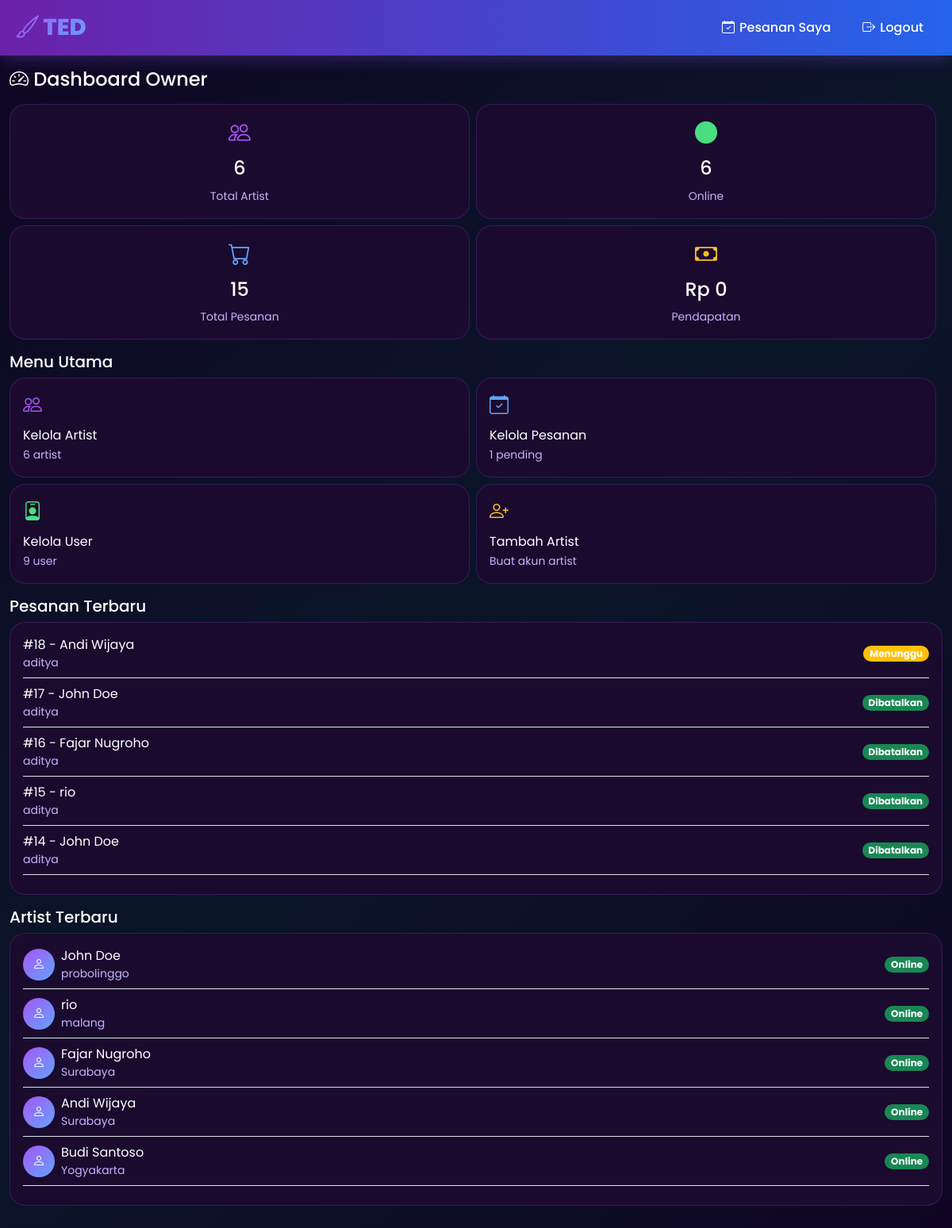
/owner/app/ (signed in), run on an earlier commit of the app's database.
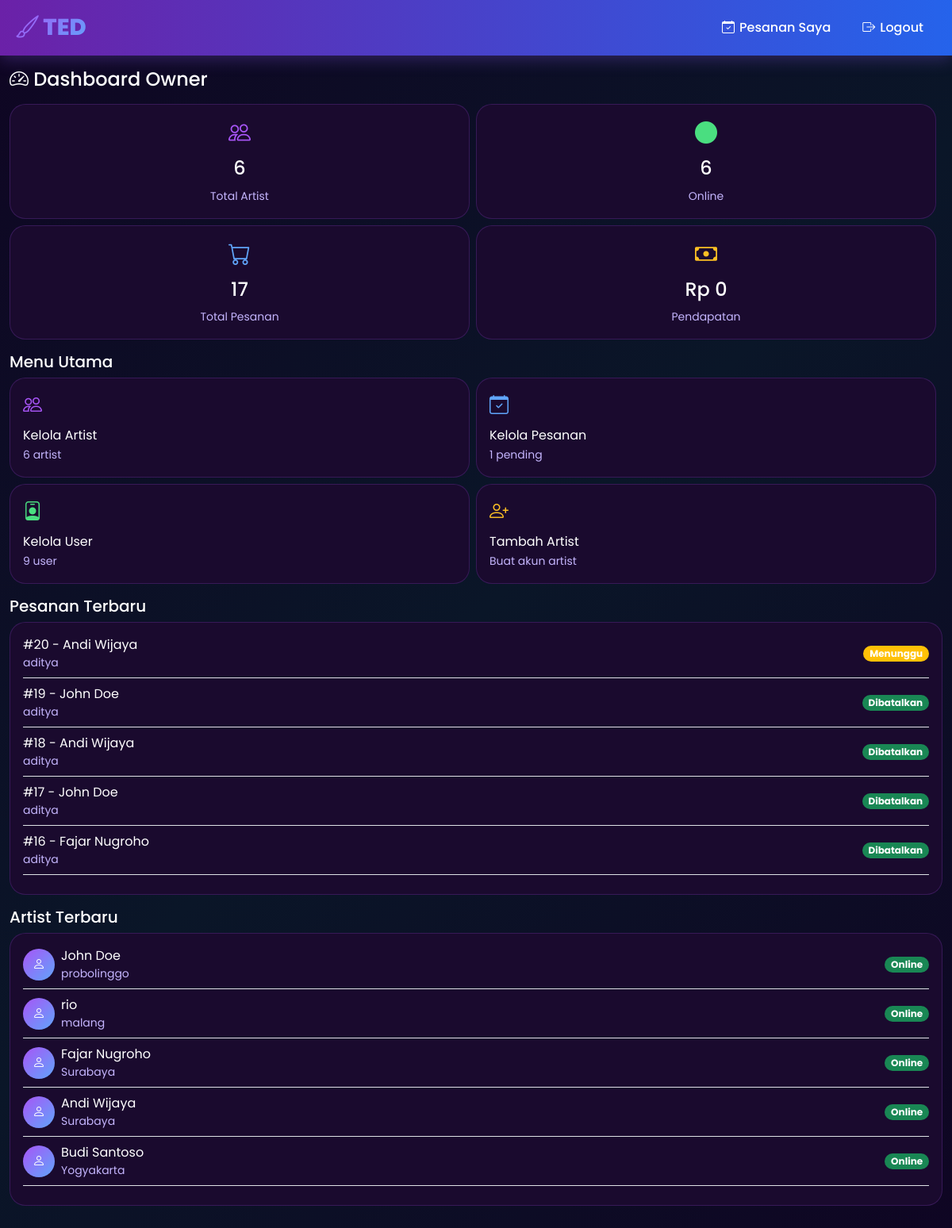
And on a later commit of the database.
### tedapp/models.py (models this page shows, shortened)
class Booking(models.Model):
    STATUS_CHOICES = [
        ('pending', 'Menunggu'),
        ('confirmed', 'Dikonfirmasi'),
        ('on_the_way', 'Dalam Perjalanan'),
        ('arrived', 'Tiba'),
        ('started', 'Sedang Dikerjakan'),
        ('completed', 'Selesai'),
        ('cancelled', 'Dibatalkan'),
    ]
    SERVICE_TYPE_CHOICES = [
        ('studio', 'Ke Studio'),
        ('home', 'Ke Rumah'),
    ]
    PAYMENT_METHOD_CHOICES = [
        ('cash', 'Tunai'),
        ('gopay', 'GoPay'),
        ('ovo', 'OVO'),
        ('dana', 'DANA'),
        ('shopeepay', 'ShopeePay'),
        ('transfer', 'Transfer Bank'),
    ]
    PAYMENT_STATUS_CHOICES = [
        ('pending', 'Menunggu'),
        ('paid', 'Lunas'),
        ('failed', 'Gagal'),
    ]
    user = models.ForeignKey(User, on_delete=models.CASCADE, related_name='bookings')
    artist = models.ForeignKey(Artist, on_delete=models.CASCADE, related_name='bookings')
    service = models.ForeignKey(Service, on_delete=models.CASCADE, related_name='bookings')
    service_type = models.CharField(max_length=10, choices=SERVICE_TYPE_CHOICES)
    payment_method = models.CharField(max_length=20, choices=PAYMENT_METHOD_CHOICES, default='cash')
    payment_status = models.CharField(max_length=20, choices=PAYMENT_STATUS_CHOICES, default='pending')
    booking_date = models.DateField()
    booking_time = models.TimeField()
    address = models.TextField()
    city = models.CharField(max_length=100)
    user_latitude = models.DecimalField(max_digits=9, decimal_places=6, null=True, blank=True)
    user_longitude = models.DecimalField(max_digits=9, decimal_places=6, null=True, blank=True)
    description = models.TextField(blank=True)
    status = models.CharField(max_length=20, choices=STATUS_CHOICES, default='pending')
    total_price = models.DecimalField(max_digits=10, decimal_places=0)
    notes = models.TextField(blank=True)
    cancellation_reason = models.TextField(blank=True)
    estimated_arrival = models.IntegerField(default=0, help_text='Estimasi waktu arrival dalam menit')
    created_at = models.DateTimeField(auto_now_add=True)
    updated_at = models.DateTimeField(auto_now=True)

class Artist(models.Model):
    user = models.OneToOneField(User, on_delete=models.CASCADE, null=True, blank=True, related_name='artist_profile')
    name = models.CharField(max_length=200)
    nickname = models.CharField(max_length=100)
    photo = models.ImageField(upload_to='artists/', blank=True, null=True)
    phone = models.CharField(max_length=20)
    email = models.EmailField(blank=True)
    address = models.CharField(max_length=300)
    city = models.CharField(max_length=100)
    latitude = models.DecimalField(max_digits=9, decimal_places=6, null=True, blank=True)
    longitude = models.DecimalField(max_digits=9, decimal_places=6, null=True, blank=True)
    current_latitude = models.DecimalField(max_digits=9, decimal_places=6, null=True, blank=True, help_text='Lokasi saat ini (mobile tracking)')
    current_longitude = models.DecimalField(max_digits=9, decimal_places=6, null=True, blank=True, help_text='Lokasi saat ini (mobile tracking)')
    description = models.TextField()
    specializations = models.CharField(max_length=300)
    experience_years = models.IntegerField(default=0)
    rating = models.DecimalField(max_digits=3, decimal_places=2, default=0)
    total_reviews = models.IntegerField(default=0)
    is_available_home = models.BooleanField(default=True)
    is_available_studio = models.BooleanField(default=True)
    home_service_fee = models.DecimalField(max_digits=10, decimal_places=0, default=0)
    studio_name = models.CharField(max_length=200, blank=True)
    studio_address = models.CharField(max_length=300, blank=True)
    service_radius_km = models.DecimalField(max_digits=5, decimal_places=2, default=20, help_text='Radius layanan dalam km')
    is_verified = models.BooleanField(default=False)
    is_active = models.BooleanField(default=True)
    is_online = models.BooleanField(default=False, help_text='Artist sedang online/menerima order')
    payment_gopay = models.CharField(max_length=30, blank=True, help_text='Nomor GoPay')
    payment_ovo = models.CharField(max_length=30, blank=True, help_text='Nomor OVO')
    payment_dana = models.CharField(max_length=30, blank=True, help_text='Nomor DANA')
    payment_shopeepay = models.CharField(max_length=30, blank=True, help_text='Nomor ShopeePay')
    payment_transfer = models.CharField(max_length=50, blank=True, help_text='Nomor Rekening Transfer Bank')
    payment_bank_name = models.CharField(max_length=50, blank=True, help_text='Nama Bank')
    created_at = models.DateTimeField(auto_now_add=True)

### tedapp/views.py (the view)
# urls.py: path('owner/app/', views.owner_app_dashboard, name='owner_app_dashboard'),
@login_required
def owner_app_dashboard(request):
    try:
        profile = request.user.profile
        if profile.role != 'owner':
            messages.error(request, 'Anda tidak memiliki akses ke halaman owner.')
            return redirect('home')
    except UserProfile.DoesNotExist:
        UserProfile.objects.create(user=request.user, role='user')
        return redirect('home')
    total_artists = Artist.objects.count()
    online_artists = Artist.objects.filter(is_online=True).count()
    total_bookings = Booking.objects.count()
    pending_bookings = Booking.objects.filter(status='pending').count()
    total_users = User.objects.count()
    total_revenue = Transaction.objects.filter(status='paid').aggregate(Sum('amount'))['amount__sum'] or 0
    recent_bookings = Booking.objects.order_by('-created_at')[:5]
    recent_artists = Artist.objects.order_by('-created_at')[:5]
    context = {
        'total_artists': total_artists,
        'online_artists': online_artists,
        'total_bookings': total_bookings,
        'pending_bookings': pending_bookings,
        'total_users': total_users,
        'total_revenue': total_revenue,
        'recent_bookings': recent_bookings,
        'recent_artists': recent_artists,
    }
    return render(request, 'tedapp/owner_app.html', context)

### tedapp/templates/tedapp/owner_app.html (shortened to what the changed rows need)
{% extends 'tedapp/base.html' %}
{% load static %}
{% block content %}
<div class="container py-3">
    <div class="row g-2 mb-3">
        <div class="col-6">
            <div class="card-ted p-3 text-center">
                <i class="bi bi-cart fs-3" style="color: var(--accent-blue);"></i>
                <h4 class="mt-2 text-white">{{ total_bookings }}</h4>
                <small style="color: var(--text-secondary);">Total Pesanan</small>
            </div>
        </div>
    </div>
    <div class="card-ted p-3 mb-3">
        {% for booking in recent_bookings %}
        <div class="d-flex justify-content-between align-items-center border-bottom pb-2 mb-2">
            <div>
                <span class="text-white">#{{ booking.id }} - {{ booking.artist.name }}</span>
                <small class="d-block" style="color: var(--text-secondary);">{{ booking.user.username }}</small>
            </div>
            <span class="badge rounded-pill {% if booking.status == 'pending' %}bg-warning{% elif booking.status == 'completed' %}bg-secondary{% else %}bg-success{% endif %}">
                {{ booking.get_status_display }}
            </span>
        </div>
        {% empty %}
        <p style="color: var(--text-secondary);" class="text-center">Belum ada pesanan</p>
        {% endfor %}
    </div>
    <div class="card-ted p-3">
        {% for artist in recent_artists %}
        <div class="d-flex justify-content-between align-items-center border-bottom pb-2 mb-2">
            <div class="d-flex align-items-center">
                {% if artist.photo %}
                <img src="{{ artist.photo.url }}" class="rounded-circle me-2" style="width: 40px; height: 40px; object-fit: cover;">
                {% else %}
                <div class="rounded-circle me-2 d-flex align-items-center justify-content-center" style="width: 40px; height: 40px; background: linear-gradient(135deg, var(--accent-purple), var(--accent-blue));">
                    <i class="bi bi-person text-white"></i>
                </div>
                {% endif %}
                <div>
                    <span class="text-white">{{ artist.name }}</span>
                    <small class="d-block" style="color: var(--text-secondary);">{{ artist.city }}</small>
                </div>
            </div>
            <span class="badge rounded-pill {% if artist.is_online %}bg-success{% else %}bg-secondary{% endif %}">
                {% if artist.is_online %}Online{% else %}Offline{% endif %}
            </span>
        </div>
        {% empty %}
        <p style="color: var(--text-secondary);" class="text-center">Belum ada artist</p>
        {% endfor %}
    </div>
</div>
{% endblock %}

What changed in the data, as far as the page shows it:
no longer on this page (row unchanged): Booking: id "15", artist.name "rio", user.username "aditya", status "Dibatalkan"
no longer on this page (row unchanged): Booking: id "14", artist.name "John Doe", user.username "aditya", status "Dibatalkan"
added Booking: id "20", artist.name "Andi Wijaya", user.username "aditya", status "Menunggu"
added Booking: id "19", artist.name "John Doe", user.username "aditya", status "Dibatalkan"
changed Booking id 18: status "Menunggu" → "Dibatalkan"
Also different on the page:
{{ total_bookings }}: "15" → "17"
